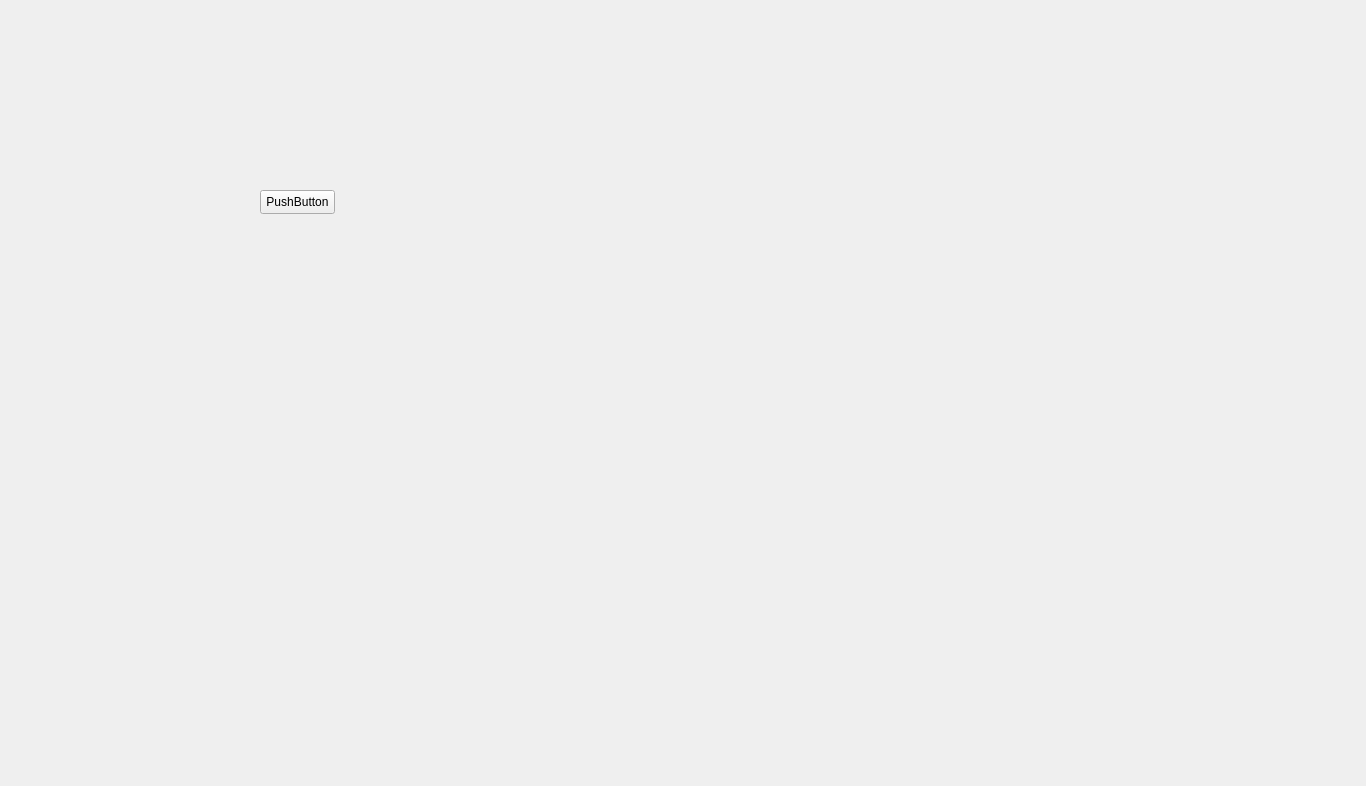
<?xml version="1.0" encoding="UTF-8"?>
<ui version="4.0">
 <class>Form</class>
 <widget class="QWidget" name="Form">
  <property name="geometry">
   <rect>
    <x>0</x>
    <y>0</y>
    <width>1366</width>
    <height>786</height>
   </rect>
  </property>
  <property name="windowTitle">
   <string>Form</string>
  </property>
  <widget class="QPushButton" name="pushButton">
   <property name="geometry">
    <rect>
     <x>260</x>
     <y>190</y>
     <width>75</width>
     <height>24</height>
    </rect>
   </property>
   <property name="text">
    <string>PushButton</string>
   </property>
  </widget>
 </widget>
 <resources/>
 <connections/>
</ui>
